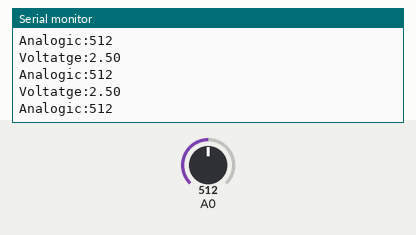
Bench run of a sketch on a simulated Arduino Uno, built with avr-gcc and run on an emulated ATmega328P. Shown: the last lines printed to the serial monitor. The inputs (shaded band) are chosen by the test bench; at power-on: A0 = 512.

Above: at 1.3 s.
1.4 s: A0 set to 716
At 1.82 s:
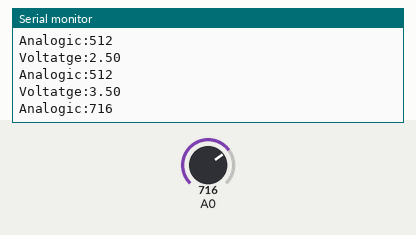
2.9 s: A0 set to 900
At 3.32 s:
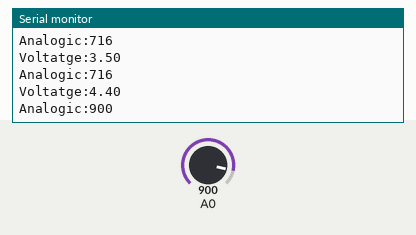
Timing chart, 0 to 5.9 s (numbered marks = the images above; inputs shaded):
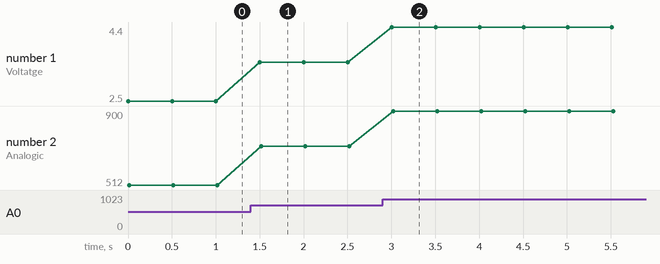

The sketch:

Voltatge.ino
```cpp
void setup() {
  // put your setup code here, to run once:
Serial.begin(9600);


}

void loop() {
  // put your main code here, to run repeatedly:
int LecturaV = analogRead(A0);

float voltage = LecturaV * (5.0/1023.0);

Serial.print("Voltatge:");
Serial.println(voltage);
Serial.print("Analogic:");
Serial.println(LecturaV);

delay(500);

}
```

Measured:
- after the input at 1.4 s, the serial monitor: prints a new line after 0.10 s (image 1)
- after the input at 2.9 s, the serial monitor: prints a new line after 0.11 s (image 2)
- plotted number 1: 2.5 → 3.5 after the input at 1.4 s, 3.5 → 4.4 after the input at 2.9 s
- plotted number 2: 512 → 716 after the input at 1.4 s, 716 → 900 after the input at 2.9 s
